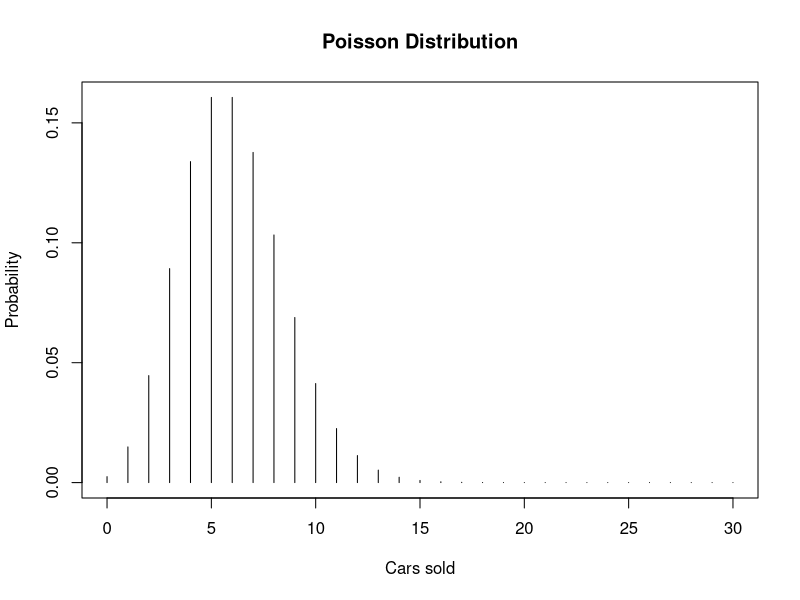

Write R code to recreate this figure.
lambda <- 6

dpois(5, lambda = lambda)
1 - ppois(3, lambda = lambda)
ppois(5, lambda = lambda) - ppois(2, lambda = lambda)

x <- 0:30
plot(x, dpois(x, lambda = lambda), type = "h",
     main = "Poisson Distribution",
     xlab = "Cars sold", ylab = "Probability")
